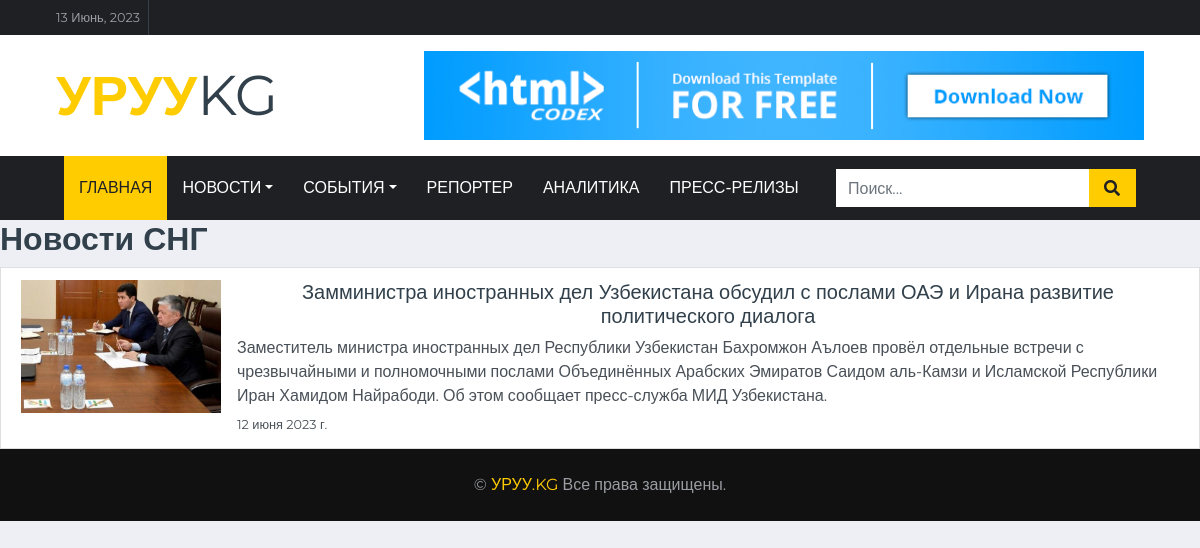
Page /sng/all on the committed database.
### app/models.py (models this page shows, shortened)
class NewsSNG(models.Model):
    title = models.CharField(max_length=225)
    overview = RichTextField()
    sng = models.ForeignKey("Country", on_delete=models.CASCADE, blank=True, null=True)
    created_date = models.DateField(auto_now_add=False)
    image = models.ImageField(upload_to='pressRelease/', blank=True, null=True)
    description = models.TextField(default='')
    top_news = models.BooleanField(default=False)
    class Meta:
        ordering = ['-created_date']
        verbose_name = "Новости СНГ"
        verbose_name_plural = "Новости СНГ"

### app/views.py (the view)
# urls.py: path('sng/all', sng_list),
def sng_list(request):
    news = NewsSNG.objects.all()
    return render(request, 'sng.html', {'news': news})

### app/templates/sng.html
{% extends 'base.html' %}
{% block page_content %}
{% load embed_video_tags %}
{% load static %}
<h2>Новости СНГ</h2>
<div class="list-group">
    {% for item in news %}
<a href="/sng/{{item.id}}" class="list-group-item list-group-item-action">
    <div class="media">
      <img src="{{ item.image.url }}" class="mr-3" alt="Изображение новости 1" width="200px">
      <div class="media-body">
        <h5 class="mt-0 text-center">{{ item.title }}</h5>
        <p class="mb-1">{{ item.description }}</p>
        <small>{{ item.created_date }}</small>
      </div>
    </div>
  </a>
 {% endfor %}
</div>
     {% endblock %}

### rows in the picture
NewsSNG: image (picture), title "Замминистра иностранных дел Узбекистана обсудил с послами ОАЭ и Ирана развитие политического диалога", description "Заместитель министра иностранных дел Республики Узбекистан Бахромжон Аълоев провёл отдельные встречи с чрезвычайными и полномочными послами Объединённых Арабских Эмиратов Саидом аль-Камзи и Исламской Республики Иран Хамидом Найрабоди. Об этом сообщает пресс-служба МИД Узбекистана.", created_date "12 июня 2023 г."

### other values in the picture
{{ current_date }} "13 Июнь, 2023"
